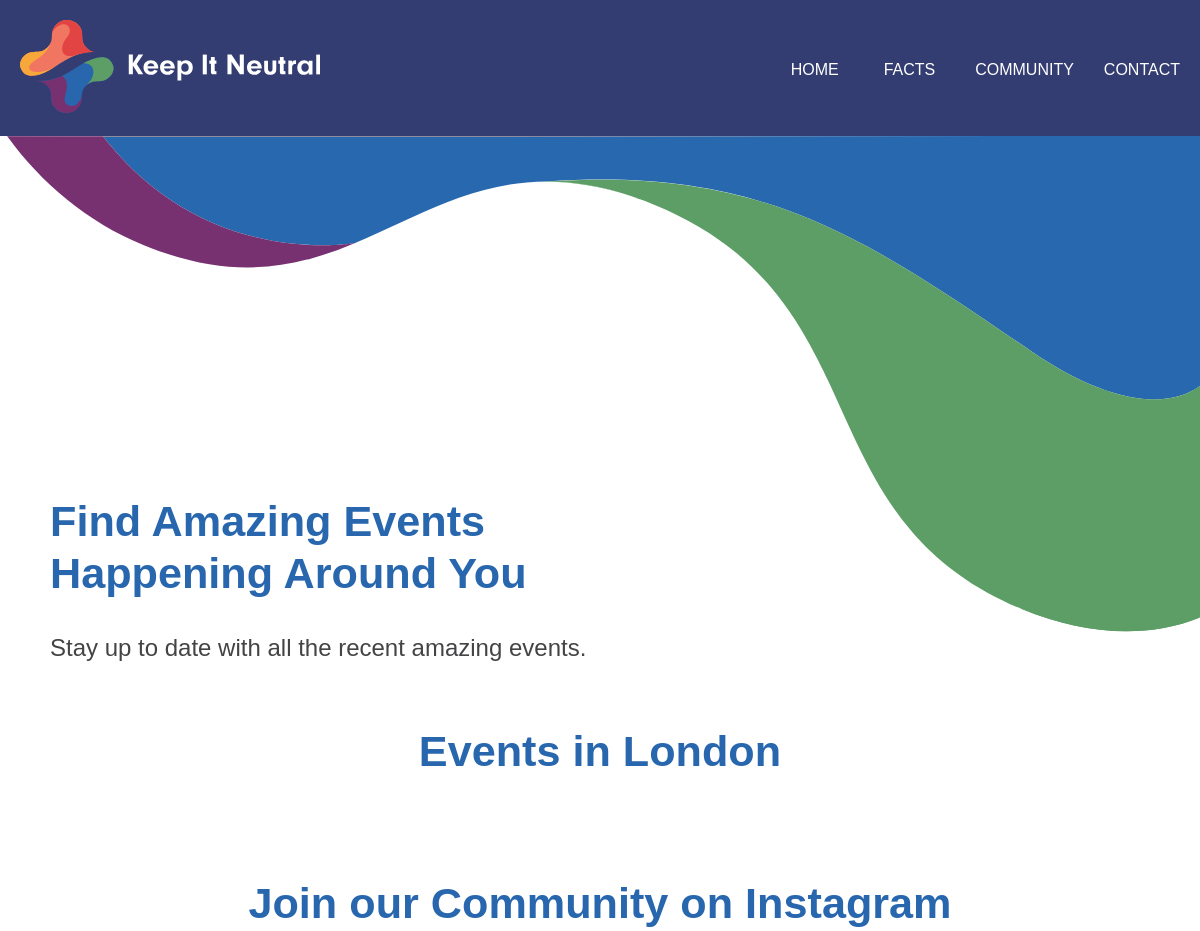
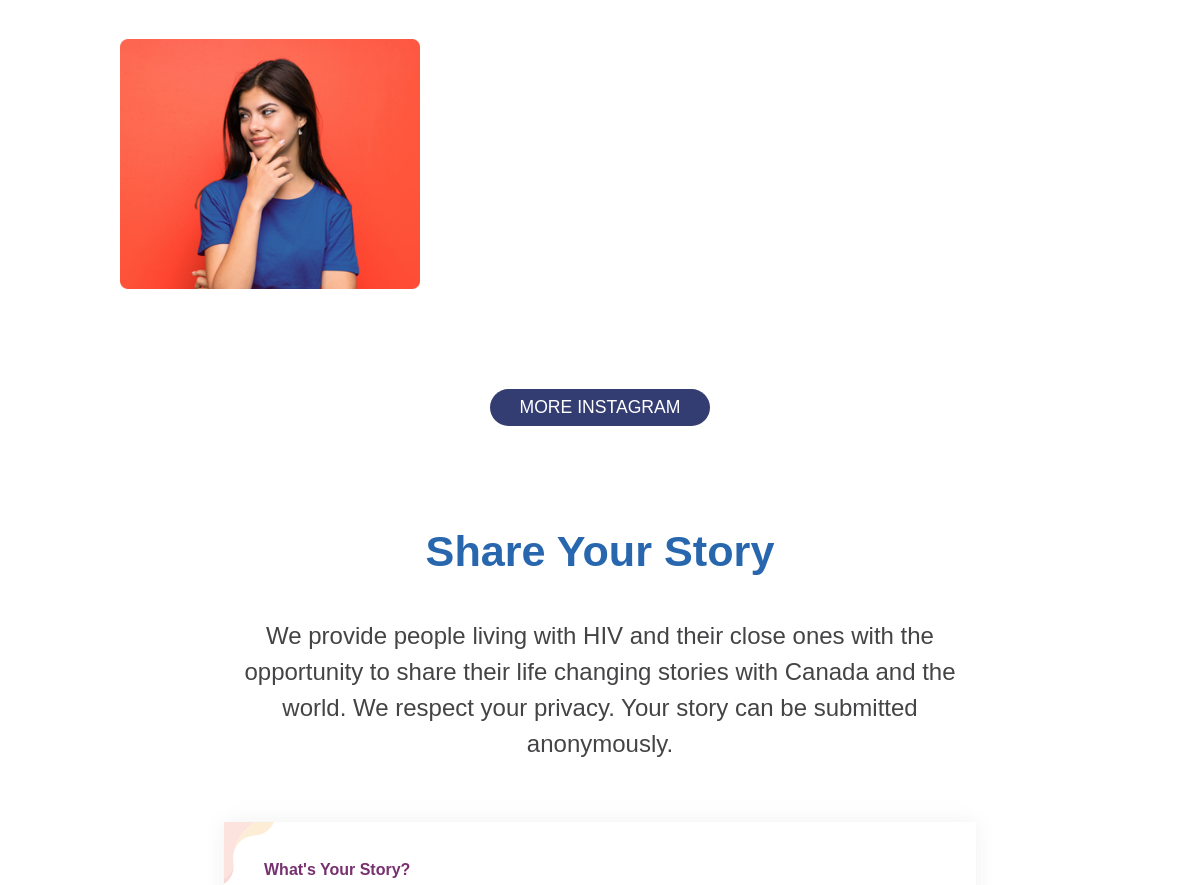
/community.php (upper part), run on an earlier commit of the app's database (2 pictures, top to bottom).
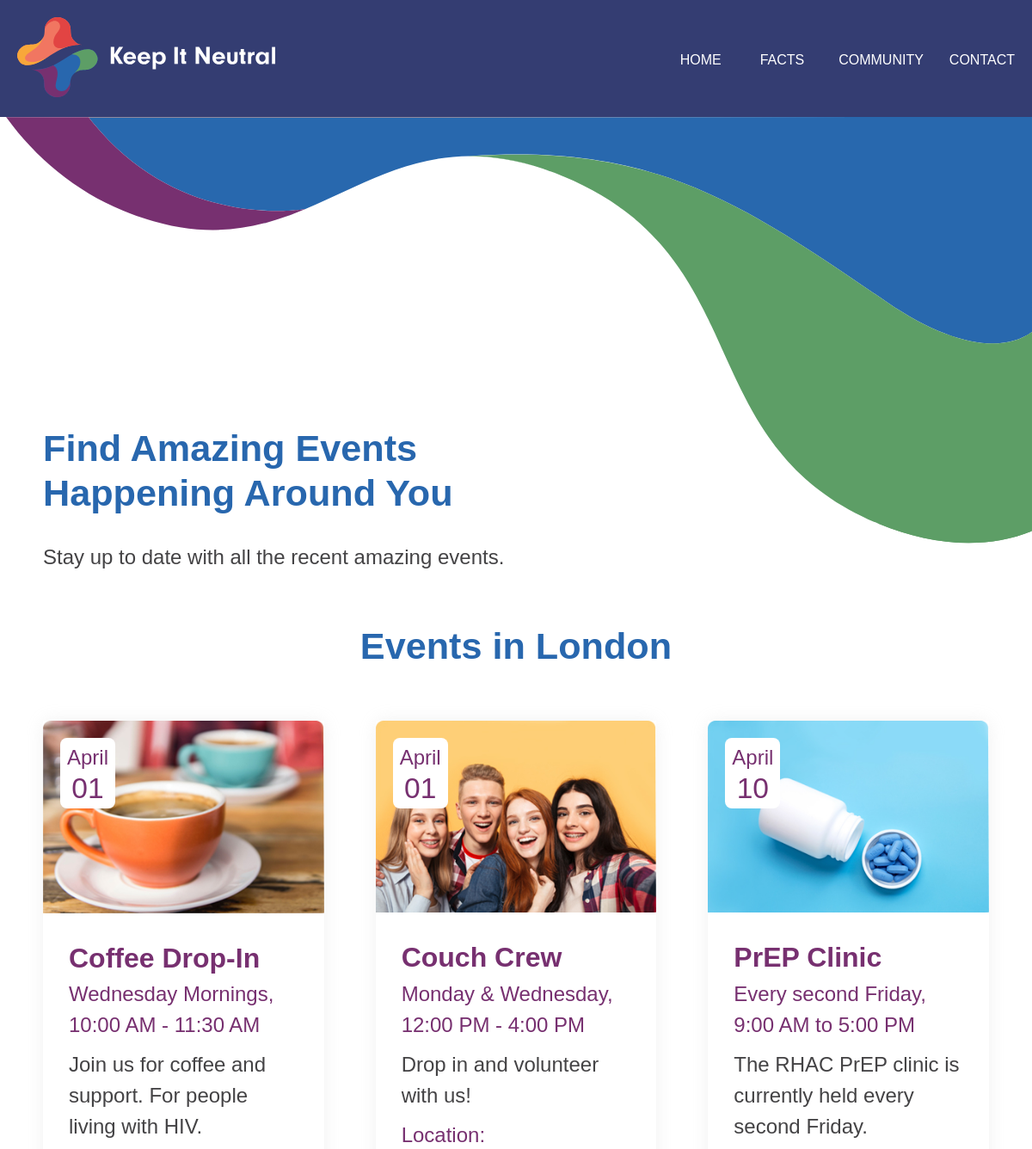
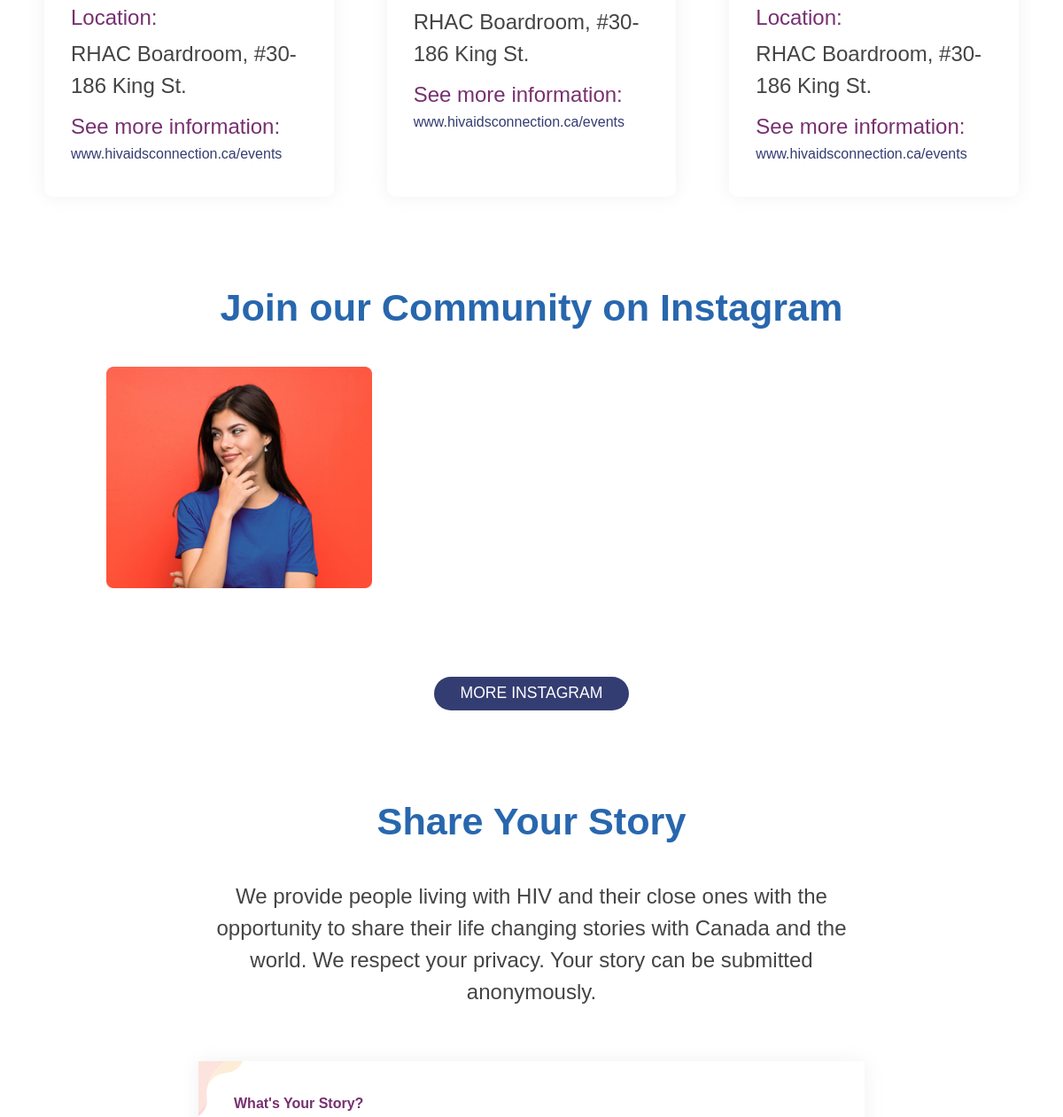
And on a later commit of the database (2 pictures, top to bottom).
### tables this page shows
CREATE TABLE `tbl_community` (
  `ID` int(11) NOT NULL,
  `e_img` varchar(60) NOT NULL,
  `e_img2` varchar(60) NOT NULL,
  `e_month` varchar(10) NOT NULL,
  `e_day` varchar(2) NOT NULL,
  `e_heading` varchar(20) NOT NULL,
  `e_time` varchar(50) NOT NULL,
  `e_desc` varchar(100) NOT NULL,
  `e_location` varchar(40) NOT NULL,
  `e_link` varchar(200) NOT NULL
);

### includes/admin/scripts/read.php (called while the page is built, shortened)
<?php
function getEvents($tbl_commu) {
    $pdo = Database::getInstance()->getConnection();
    $queryEvent = 'SELECT * FROM ' . $tbl_commu;
    $event = $pdo->query($queryEvent);
    if($event){
        return $event;
    }else{
        return '<p>There was a problem accessing the info</p>';
    }
};

### community.php (the view, shortened to what this page needs)
<?php
    $tbl_commu = 'tbl_community';
    $getEvents = getEvents($tbl_commu);
?>
<?php include 'template/head.php'; ?>
</head>
<body>
    <div id="app">
    <?php include 'template/header.php'; ?>
    <img class="comm-banner" src="images/banner_symbol3.svg" alt="">
    <section class="comm-intro">
        <h2>Find Amazing Events Happening Around You</h2>
        <p>Stay up to date with all the recent amazing events.</p>
    </section>
    <section class="comm-events">
        <h2>Events in London</h2>
        <div class="events-grid">
            <?php while($row = $getEvents->fetch(PDO::FETCH_ASSOC)):?>
                <section class="event-card">
                    <p class="event-date">
                        <span class="month"><?php echo $row['e_month'];?></span>
                        <span class="day"><?php echo $row['e_day'];?></span>
                    </p>
                    <picture>
                        <source srcset="images/<?php echo $row['e_img'];?>" media="(min-width: 1000px)">
                        <source srcset="images/<?php echo $row['e_img2'];?>" media="(min-width: 500px)">
                        <img class="event-img" src="images/<?php echo $row['e_img'];?>" alt="">
                    </picture>
                    <h3 class="event-heading"><?php echo $row['e_heading'];?></h3>
                    <p class="event-time"><?php echo $row['e_time'];?></p>
                    <p class="event-desc"><?php echo $row['e_desc'];?></p>
                    <div class="event-location">
                        <p>Location:</p>
                        <p><?php echo $row['e_location'];?></p>
                    </div>
                    <div class="see-more-info">
                        <p>See more information:</p>
                        <a href="<?php echo $row['e_link'];?>" target="_blank"><?php echo $row['e_link'];?></a>
                    </div>
                </section>
            <?php endwhile;?>
        </div>
    </section>
    <section class="more-community">
        <h2>Join our Community on Instagram</h2>
        <div class="insta-feed">
            <img class="comm-img" src="images/i_girl_thinking.jpg"  alt="">
        </div>
        <a href="#" target="_blank" class="button insta-link">More Instagram</a>
    </section>
    <section class="share-story">
        <h2>Share Your Story</h2>
        <p>We provide people living with HIV and their close ones with the opportunity to share their life changing stories with Canada and the world. We respect your privacy. Your story can be submitted anonymously.</p>
        <form class="story-form" action="" method="post">
            <img class="top-form" src="images/top_card.svg" alt="">
            <label for="story">What's Your Story?</label>
        </form>
    </section>
    </div>
</body>
</html>

### template/head.php (shortened to what this page needs)
<!DOCTYPE html>
<html lang="en">
<head>
    <link rel="stylesheet" href="https://use.typekit.net/its0ltk.css">
    <link rel="stylesheet" href="https://use.typekit.net/its0ltk.css">
    <link href="css/main.css" rel="stylesheet" type="text/css">

### template/header.php (shortened to what this page needs)
<header class="header">
    <a href="index.php" class="logo">
        <picture>
            <source srcset="images/kin_logo.svg" media="(min-width: 767px)">
            <img src="images/kin_symbol.svg" alt="logo">
        </picture>
    </a>
    <div class="nav-wrapper" :class="{'visible':burger.isExpanded}">
        <ul class="nav">
            <li>
                <a href="index.php">Home</a>
            </li>
            <li>
                <a href="facts.php">Facts</a>
            </li>
            <li>
                <a href="community.php">Community</a>
            </li>
            <li>
                <a href="contact.php">Contact</a>
            </li>
        </ul>
    </div>
</header>

What changed in the data, as far as the page shows it:
added tbl_community: e_month "April", e_day "01", e_img (picture), e_heading "Coffee Drop-In", e_time "Wednesday Mornings, 10:00 AM - 11:30 AM", e_desc "Join us for coffee and support. For people living with HIV.", e_location "RHAC Boardroom, #30-186 King St.", e_link "www.hivaidsconnection.ca/events"
added tbl_community: e_month "April", e_day "01", e_img (picture), e_heading "Couch Crew", e_time "Monday & Wednesday, 12:00 PM - 4:00 PM", e_desc "Drop in and volunteer with us!", e_location "RHAC Boardroom, #30-186 King St.", e_link "www.hivaidsconnection.ca/events"
added tbl_community: e_month "April", e_day "10", e_img (picture), e_heading "PrEP Clinic", e_time "Every second Friday, 9:00 AM to 5:00 PM", e_desc "The RHAC PrEP clinic is currently held every second Friday.", e_location "RHAC Boardroom, #30-186 King St.", e_link "www.hivaidsconnection.ca/events"
